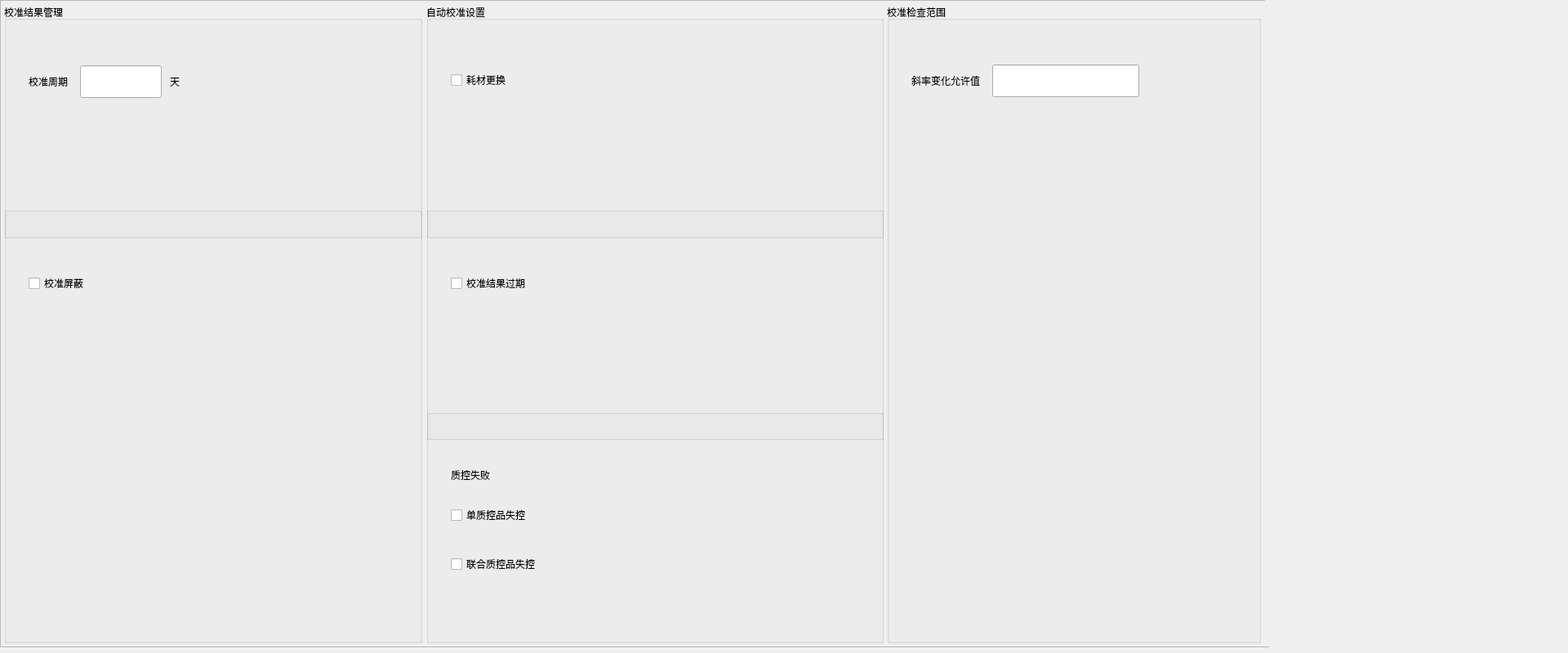
<?xml version="1.0" encoding="UTF-8"?>
<ui version="4.0">
 <class>IseCaliSettingWidget</class>
 <widget class="QWidget" name="IseCaliSettingWidget">
  <property name="geometry">
   <rect>
    <x>0</x>
    <y>0</y>
    <width>1920</width>
    <height>800</height>
   </rect>
  </property>
  <property name="windowTitle">
   <string notr="true">IseCaliSettingWidget</string>
  </property>
  <widget class="QGroupBox" name="groupBox">
   <property name="geometry">
    <rect>
     <x>522</x>
     <y>5</y>
     <width>560</width>
     <height>287</height>
    </rect>
   </property>
   <property name="title">
    <string>自动校准设置</string>
   </property>
   <property name="checkable">
    <bool>false</bool>
   </property>
   <property name="borders" stdset="0">
    <string notr="true">group_tit</string>
   </property>
   <widget class="QCheckBox" name="consumables_change_ckbox">
    <property name="geometry">
     <rect>
      <x>30</x>
      <y>73</y>
      <width>511</width>
      <height>40</height>
     </rect>
    </property>
    <property name="text">
     <string>耗材更换</string>
    </property>
   </widget>
  </widget>
  <widget class="QFrame" name="line_h">
   <property name="geometry">
    <rect>
     <x>0</x>
     <y>0</y>
     <width>1457</width>
     <height>1</height>
    </rect>
   </property>
   <property name="frameShape">
    <enum>QFrame::StyledPanel</enum>
   </property>
   <property name="frameShadow">
    <enum>QFrame::Raised</enum>
   </property>
   <property name="lines" stdset="0">
    <string notr="true">solid</string>
   </property>
  </widget>
  <widget class="QFrame" name="line_v">
   <property name="geometry">
    <rect>
     <x>0</x>
     <y>0</y>
     <width>1</width>
     <height>792</height>
    </rect>
   </property>
   <property name="frameShape">
    <enum>QFrame::StyledPanel</enum>
   </property>
   <property name="frameShadow">
    <enum>QFrame::Raised</enum>
   </property>
   <property name="lines" stdset="0">
    <string notr="true">solid</string>
   </property>
  </widget>
  <widget class="QFrame" name="line_h_2">
   <property name="geometry">
    <rect>
     <x>0</x>
     <y>0</y>
     <width>1549</width>
     <height>1</height>
    </rect>
   </property>
   <property name="frameShape">
    <enum>QFrame::StyledPanel</enum>
   </property>
   <property name="frameShadow">
    <enum>QFrame::Raised</enum>
   </property>
   <property name="lines" stdset="0">
    <string notr="true">solid</string>
   </property>
  </widget>
  <widget class="QFrame" name="line_h_3">
   <property name="geometry">
    <rect>
     <x>0</x>
     <y>792</y>
     <width>1554</width>
     <height>1</height>
    </rect>
   </property>
   <property name="frameShape">
    <enum>QFrame::StyledPanel</enum>
   </property>
   <property name="frameShadow">
    <enum>QFrame::Raised</enum>
   </property>
   <property name="lines" stdset="0">
    <string notr="true">solid</string>
   </property>
  </widget>
  <widget class="QGroupBox" name="groupBox_3">
   <property name="geometry">
    <rect>
     <x>1086</x>
     <y>5</y>
     <width>458</width>
     <height>783</height>
    </rect>
   </property>
   <property name="title">
    <string>校准检查范围</string>
   </property>
   <property name="borders" stdset="0">
    <string notr="true">group_tit</string>
   </property>
   <widget class="QWidget" name="widget1" native="true">
    <property name="geometry">
     <rect>
      <x>30</x>
      <y>73</y>
      <width>421</width>
      <height>42</height>
     </rect>
    </property>
    <layout class="QHBoxLayout" name="horizontalLayout_3">
     <property name="spacing">
      <number>15</number>
     </property>
     <property name="leftMargin">
      <number>0</number>
     </property>
     <property name="topMargin">
      <number>0</number>
     </property>
     <property name="rightMargin">
      <number>0</number>
     </property>
     <property name="bottomMargin">
      <number>0</number>
     </property>
     <item>
      <widget class="QLabel" name="label_2">
       <property name="text">
        <string>斜率变化允许值</string>
       </property>
      </widget>
     </item>
     <item>
      <widget class="QLineEdit" name="compensated_edit">
       <property name="minimumSize">
        <size>
         <width>180</width>
         <height>40</height>
        </size>
       </property>
       <property name="maximumSize">
        <size>
         <width>180</width>
         <height>40</height>
        </size>
       </property>
       <property name="maxLength">
        <number>8</number>
       </property>
      </widget>
     </item>
     <item>
      <spacer name="horizontalSpacer_2">
       <property name="orientation">
        <enum>Qt::Horizontal</enum>
       </property>
       <property name="sizeHint" stdset="0">
        <size>
         <width>40</width>
         <height>20</height>
        </size>
       </property>
      </spacer>
     </item>
    </layout>
   </widget>
  </widget>
  <widget class="QGroupBox" name="groupBox_4">
   <property name="geometry">
    <rect>
     <x>5</x>
     <y>5</y>
     <width>512</width>
     <height>287</height>
    </rect>
   </property>
   <property name="title">
    <string>校准结果管理</string>
   </property>
   <property name="borders" stdset="0">
    <string notr="true">group_tit</string>
   </property>
   <widget class="QWidget" name="widget" native="true">
    <property name="geometry">
     <rect>
      <x>30</x>
      <y>73</y>
      <width>461</width>
      <height>44</height>
     </rect>
    </property>
    <layout class="QHBoxLayout" name="horizontalLayout_2">
     <property name="spacing">
      <number>15</number>
     </property>
     <property name="leftMargin">
      <number>0</number>
     </property>
     <property name="topMargin">
      <number>0</number>
     </property>
     <property name="rightMargin">
      <number>0</number>
     </property>
     <property name="bottomMargin">
      <number>0</number>
     </property>
     <item>
      <widget class="QLabel" name="label_5">
       <property name="text">
        <string>校准周期</string>
       </property>
      </widget>
     </item>
     <item>
      <layout class="QHBoxLayout" name="horizontalLayout">
       <property name="spacing">
        <number>10</number>
       </property>
       <item>
        <widget class="QLineEdit" name="time_edit">
         <property name="minimumSize">
          <size>
           <width>100</width>
           <height>40</height>
          </size>
         </property>
         <property name="maximumSize">
          <size>
           <width>100</width>
           <height>40</height>
          </size>
         </property>
         <property name="maxLength">
          <number>8</number>
         </property>
        </widget>
       </item>
       <item>
        <widget class="QLabel" name="label_6">
         <property name="text">
          <string>天</string>
         </property>
        </widget>
       </item>
      </layout>
     </item>
     <item>
      <spacer name="horizontalSpacer">
       <property name="orientation">
        <enum>Qt::Horizontal</enum>
       </property>
       <property name="sizeHint" stdset="0">
        <size>
         <width>40</width>
         <height>20</height>
        </size>
       </property>
      </spacer>
     </item>
    </layout>
   </widget>
  </widget>
  <widget class="QGroupBox" name="groupBox_5">
   <property name="geometry">
    <rect>
     <x>5</x>
     <y>254</y>
     <width>512</width>
     <height>534</height>
    </rect>
   </property>
   <property name="title">
    <string/>
   </property>
   <property name="borders" stdset="0">
    <string notr="true">group_tit</string>
   </property>
   <widget class="QCheckBox" name="cali_auto_mask_ckbox">
    <property name="enabled">
     <bool>true</bool>
    </property>
    <property name="geometry">
     <rect>
      <x>30</x>
      <y>73</y>
      <width>461</width>
      <height>40</height>
     </rect>
    </property>
    <property name="text">
     <string>校准屏蔽</string>
    </property>
    <property name="checks" stdset="0">
     <string notr="true">push</string>
    </property>
   </widget>
  </widget>
  <widget class="QGroupBox" name="groupBox_6">
   <property name="geometry">
    <rect>
     <x>522</x>
     <y>254</y>
     <width>560</width>
     <height>285</height>
    </rect>
   </property>
   <property name="title">
    <string/>
   </property>
   <property name="borders" stdset="0">
    <string notr="true">group_tit</string>
   </property>
   <widget class="QCheckBox" name="timeout_cali_type_ckbox">
    <property name="geometry">
     <rect>
      <x>30</x>
      <y>73</y>
      <width>501</width>
      <height>40</height>
     </rect>
    </property>
    <property name="text">
     <string>校准结果过期</string>
    </property>
   </widget>
  </widget>
  <widget class="QGroupBox" name="groupBox_7">
   <property name="geometry">
    <rect>
     <x>522</x>
     <y>502</y>
     <width>560</width>
     <height>286</height>
    </rect>
   </property>
   <property name="title">
    <string/>
   </property>
   <property name="borders" stdset="0">
    <string notr="true">group_tit</string>
   </property>
   <widget class="QLabel" name="label_14">
    <property name="geometry">
     <rect>
      <x>30</x>
      <y>60</y>
      <width>501</width>
      <height>40</height>
     </rect>
    </property>
    <property name="text">
     <string>质控失败</string>
    </property>
    <property name="alignment">
     <set>Qt::AlignLeading|Qt::AlignLeft|Qt::AlignVCenter</set>
    </property>
    <property name="titles" stdset="0">
     <string notr="true">sub_tit</string>
    </property>
    <property name="weights" stdset="0">
     <string notr="true">bold</string>
    </property>
   </widget>
   <widget class="QCheckBox" name="union_qc_cali_mode_ckbox">
    <property name="geometry">
     <rect>
      <x>30</x>
      <y>169</y>
      <width>511</width>
      <height>40</height>
     </rect>
    </property>
    <property name="text">
     <string>联合质控品失控</string>
    </property>
   </widget>
   <widget class="QCheckBox" name="single_qc_cali_mode_ckbox">
    <property name="geometry">
     <rect>
      <x>30</x>
      <y>109</y>
      <width>511</width>
      <height>40</height>
     </rect>
    </property>
    <property name="text">
     <string>单质控品失控</string>
    </property>
   </widget>
  </widget>
 </widget>
 <resources/>
 <connections/>
</ui>
